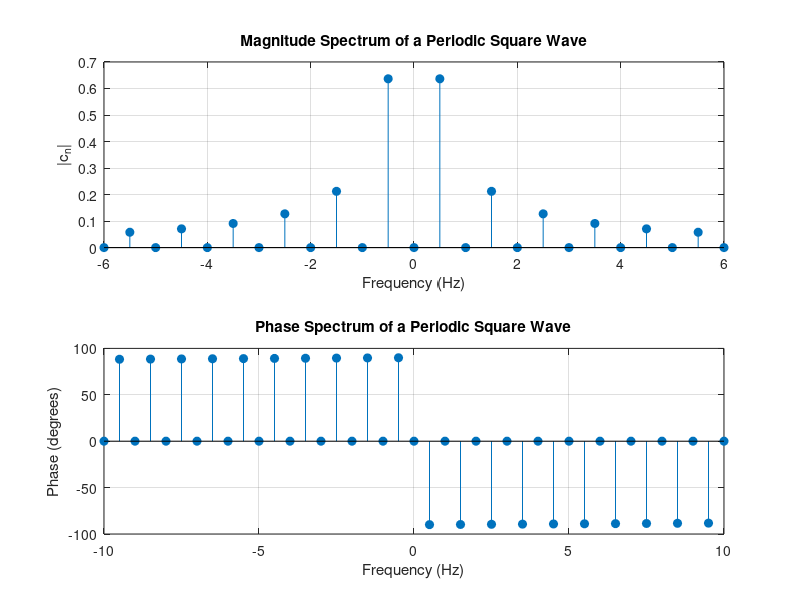

Here is the MATLAB script that generated this plot:
% MATLAB/Octave code for a periodic square wave
fs = 1000; % Sampling frequency
T = 2;     % Period of the signal
t = 0:1/fs:T-1/fs; % Time vector for one period

% Generate one period of the square wave
x = square(2*pi*(1/T)*t);

% Compute the FFT
X = fft(x);

% Calculate the spectral components (coefficients)
N = length(x);
c = fftshift(X)/N; % fftshift centers the zero-frequency component

% Frequency axis for plotting
f = (-N/2:N/2-1)*(fs/N);

% Plotting the Magnitude Spectrum
subplot(2,1,1);
stem(f, abs(c), 'filled');
title('Magnitude Spectrum of a Periodic Square Wave');
xlabel('Frequency (Hz)');
ylabel('|c_n|');
xlim([-6 ,6]); % Limit x-axis to view first few harmonics
grid on;

% Plotting the Phase Spectrum
subplot(2,1,2);
stem(f, angle(c)*180/pi, 'filled');
title('Phase Spectrum of a Periodic Square Wave');
xlabel('Frequency (Hz)');
ylabel('Phase (degrees)');
xlim([-10 10]);
grid on;
